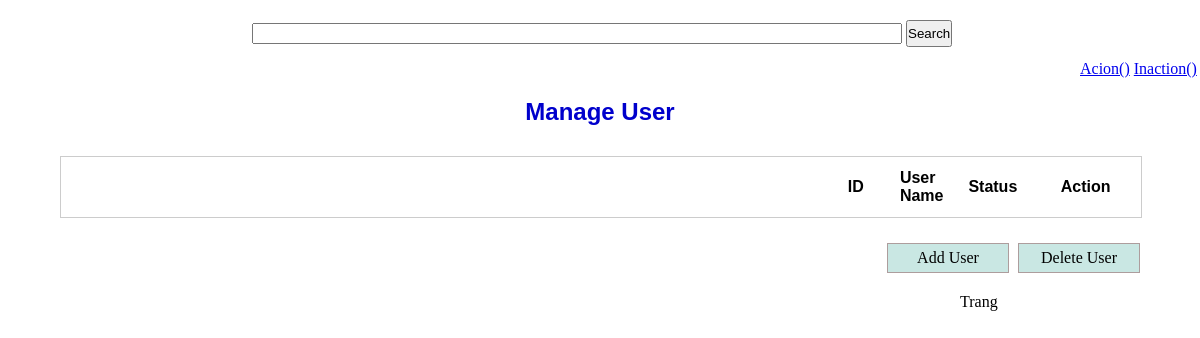
Page /?action=1 on the earlier database version.
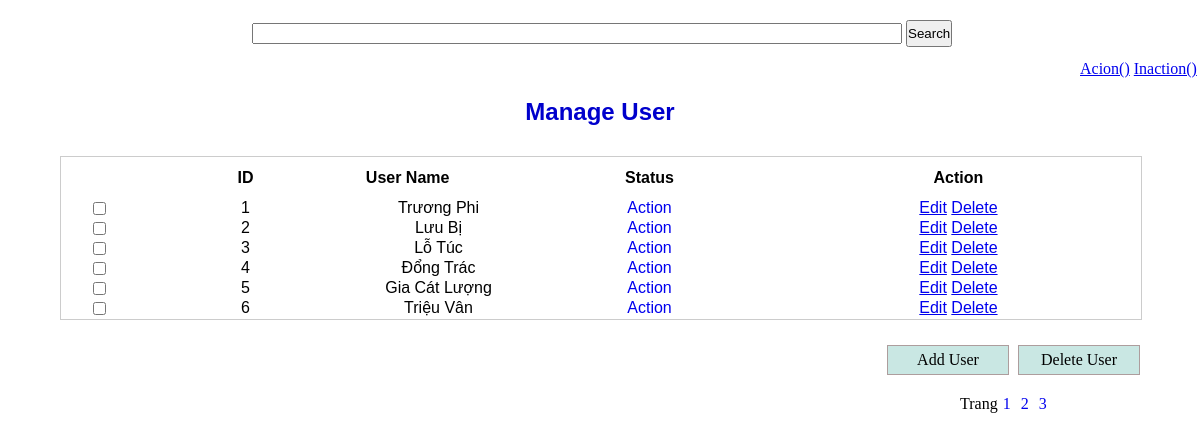
Same page on the later database version.
### tables this page shows
CREATE TABLE `user` (
  `id` int(11) NOT NULL,
  `username` varchar(255) NOT NULL,
  `status_user` int(11) NOT NULL
);

### index.php (called while the page is built, shortened)
<?php
	require_once 'html/search.php' ;
	require_once 'html/actionCount.php' ;
	require_once 'html/head.php'   ;
	require_once 'html/content.php' ;
	require_once 'html/pagination.php' ;
?>

### html/pagination.php (called while the page is built)
<?php require_once './classes/userModel.php';?>
        <?php
                $pagination  = new userModel();
                $num  = $pagination->getPage();
?>

### libs/database.php (called while the page is built, shortened)
<?php
Class Database{
   public $host   = DB_HOST;
   public $user   = DB_USER;
   public $pass   = DB_PASS;
   public $dbname = DB_NAME;
   public $link;
private function connectDB(){
   $this->link = new mysqli($this->host, $this->user, $this->pass,
    $this->dbname);
 }
public function select($query){
  $result = $this->link->query($query) or
   die($this->link->error.__LINE__);
  if($result->num_rows > 0){
    return $result;
  } else {
    return false;
  }
 }
}

### action.php (the view, shortened to what this page needs)
<?php
        require_once 'classes/userModel.php' ;
        $action = new userModel() ;
        $params = '1' ;
        $totalAction = $action->countAction($params);
        if($totalAction)
        {
            $i = 0 ;
            while($result = $totalAction-> fetch_assoc())
            {
                $i++ ;
                $id = $result['id'];
                $name = $result['username'];
                $status = $result['status_user'];
                ?>
               <tbody>
                <td style="width:2%"  class="no"><input type="checkbox" name="checkbox[]" value="<?php echo $id ;?>" /></td>
                <td><?php echo $i ;?></td>
                <td><?php echo $name ;?></td>
                <td>
                    <?php
                        if($status == '0')
                        {
                            echo '<a style="text-decoration:none;" href="?id='.$id.'&status='.$status.'">Inaction</a>' ;
                        }
                        else
                        {
                            echo '<a style="text-decoration:none;" href="?id='.$id.'&status='.$status.'">Action</a>' ;
                        }
                    ?>
                </td>
                    <td><a href="form.php?editid=<?php echo $id ?>">Edit</a> <a href="delete.php?id=<?php echo $id ?>" onclick="return confirm('Bạn có chắc chắn muốn xóa không ?') ;" >Delete</a></td>
                <?php
                        }
                }
                ?>
    	</table>
	    </div>
	    </form>
        </div>

### html/search.php (shortened to what this page needs)
	<form action="" method="GET">
		<div style="width: 88%;height: 20px;padding: 20px;margin: auto;">
				<input style=" width: 650px;height: 21px;margin-left: 180px;" type="text" name="search"  value="<?php echo $_GET['search'] ; ?>">
				<input style="height: 27px;" type="submit" value="Search" >
		</div>
</form>

### html/actionCount.php
<div style="margin-left:90%	">
			<a href="?action=1"> Acion(<?php echo $_SESSION['action'] ;?>)</a>
			<a href="?action=0">Inaction(<?php echo $_SESSION['inaction'] ;?>)</a>
</div>

### html/head.php (shortened to what this page needs)
<!DOCTYPE HTML PUBLIC "-//W3C//DTD HTML 4.01 Transitional//EN" "http://www.w3.org/TR/html4/loose.dtd">
<html>
<head>
<link rel="stylesheet" type="text/css" href="css/style.css">
</head>
<body>
<div id="wrapper">
    	<div class="title">Manage User</div>
        <div class="list">
			<form action="#" method="post" name="main-form" id="main-form">
				<div class="row" style="text-align: center; font-weight: bold;">
				 <table>
					<thead>
							<th>
							</th>
							<th style="width:6%" class="id">ID</th>
							<th style="width:4%" class="name">User Name</th>
							<th style="width:7%" class="size">Status</th>
							<th style="width:10%" class="action">Action</th>
					</thead>
					<?php
						if(isset($_GET['action']))
						{
							if($_GET['action'] == 1)
							{
								require_once './action.php' ;
							}
							else
							{
								require_once './inaction.php' ;
							}
						}
						else
						{
							require_once 'html/list.php'   ;
						}
					?>

### html/content.php (shortened to what this page needs)
	<form action="" method="POST">
		<div id="area-button">
			<a href="form.php?add">Add User</a>
			<a id="multy-delete" href="#">Delete User</a>
		</div>
	</form>
</div>

### classes/userModel.php (shortened to what this page needs)
<?php
    require_once './libs/database.php';
?>
<?php
    class userModel {
        private $db ;
        public function __construct()
        {
            $this->db = new Database()  ;
        }
        public function getPage()
        {
            $queryNum  = "SELECT * FROM user " ;
            $resultNum = $this->db->select($queryNum);
            $totalNum  = mysqli_num_rows($resultNum) ;
            $number_pages = ceil($totalNum / 4) ;
            ?>
                <p style="float: left; margin-left:80%" >Trang</p>
            <?php
            for($i=1 ; $i<=$number_pages ; $i++)
            {
                ?>
                        <div >
                                <a style= "float:left ; margin: 0 5px ; text-decoration: none;" href="index.php?page=<?php echo $i ;?>"><?php echo $i ?> </a>
                        </div>
                <?php
            }
        }
        public function countAction($params)
        {
            $params  = mysqli_real_escape_string($this->db->link,$params) ;
            $query   = "SELECT * FROM user WHERE status_user = '$params' " ;
            $result  = $this->db->select($query) ;
            return $result ;
        }
}
?>

### css/style.css (style rules this page uses)
* { margin: 0px; padding: 0px; }
#wrapper { width: 90%; margin: 20px auto; }
#wrapper .title { font: bold 24px Arial, Helvetica, sans-serif; color: #00C; text-align: center; }
#wrapper .list { margin-top: 30px; }
#wrapper .list .row { display: table; width: 100%; margin: 15px 0px; border: 1px solid #CCC; font: 13px Tahoma, Geneva, sans-serif; }
#wrapper .list .row .no { width: 5%; text-align: center; }
#wrapper .list .row .name { padding: 10px; text-align: left; font-weight: bold; }
#wrapper .list .row .id { width: 8%; }
#wrapper .list .row .size { width: 8%; }
#wrapper .list .row .action { width: 10%; border-right: none; }
#area-button { text-align: right; margin-top: 25px; }
#area-button a { display: inline-block; padding: 5px 10px; border: 1px solid #ad9d9d; width: 100px; text-align: center; text-decoration: none; color: #000; margin-left: 5px; background: #c9e7e3; }

### html/head.php (style rules this page uses)
td { text-align: center; }

Differences in the rows shown:
added user: username "Trương Phi"
added user: username "Lưu Bị"
added user: username "Lỗ Túc"
added user: username "Đổng Trác"
added user: username "Gia Cát Lượng"
added user: username "Triệu Vân"
Other differences:
new list line: "1"
new list line: "2"
new list line: "3"
